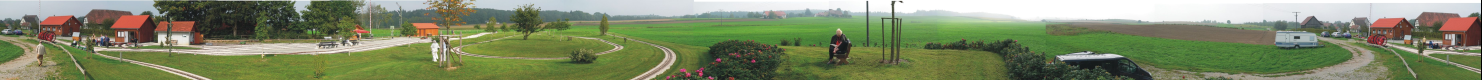
#> input picture dkClub/img/bild360.jpg, 7407 x 400 px (shown at 1/5 size); its folder holds 2 pictures in this run
$ python generate_album.py ../../img ../../img/dampff2011.jpg   (Python 2 division)   (older library calls are emulated)
#> lines starting #> are read from the running program, lines starting #| are printed output that depends on the picture
#!/usr/bin/env python
# -*- coding: utf-8 -*-

import os
import sys
import Image

def get_size(size, org_size):
    w1 = size[0]
    w2 = org_size[0]

    h1 = size[1]
    h2 = org_size[1]

    scale_w = ((100.0 / w2) * w1)
    scale_h = ((100.0 / h2) * h1)

    if scale_w > 100 and scale_h > 100:
        return org_size

    elif scale_w == scale_h:
        return size

    elif scale_w > scale_h:
        w1 = ((w2 / 100.0) * scale_h)
        return (int(w1), int(h1))

    elif scale_h > scale_w:
        h1 = ((h2 / 100.0) * scale_w)
        return (int(w1), int(h1))

if len(sys.argv) != 3:
    print "Falsche Parameter\n\t-Bilderordner\n\t-Albumname"
    sys.exit()

if not os.path.isdir(sys.argv[1]):
    print "Bilderordner ist kein Verzeichnis"

files = os.listdir(sys.argv[1])
album_path = os.path.join(sys.path[0], sys.argv[2])
if not os.path.isdir(album_path):
    os.mkdir(album_path)

for name in files:
    ext = os.path.splitext(name)[1].lower()
    if ext in [".jpg", ".jpeg", ".jpe", ".png", ".tiff"]:
        print "bearbeite Bild: ", name
        path = os.path.join(sys.argv[1], name)
        image = Image.open(path)
#> image is the input picture: PIL image 7407x400 RGB; mean R, G, B 126.8, 137.5, 103.8
        thumb_size = get_size((120, 90), image.size)
#> thumb_size = (120, 6)
        image_size = get_size((800, 600), image.size)
#> image_size = (800, 43)
        print "SIZE1:", thumb_size
#| SIZE1: (120, 6)
        thumb = image.resize(thumb_size, Image.ANTIALIAS)
        new_image = image.resize(image_size, Image.ANTIALIAS)
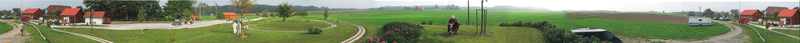
#> new_image: PIL image 800x43 RGB; mean R, G, B 126.8, 137.5, 103.7

        thumb.save(os.path.join(album_path, "thumb_" + name))
        new_image.save(os.path.join(album_path, name))
#> pass 2 of the loop `for name in files:`:
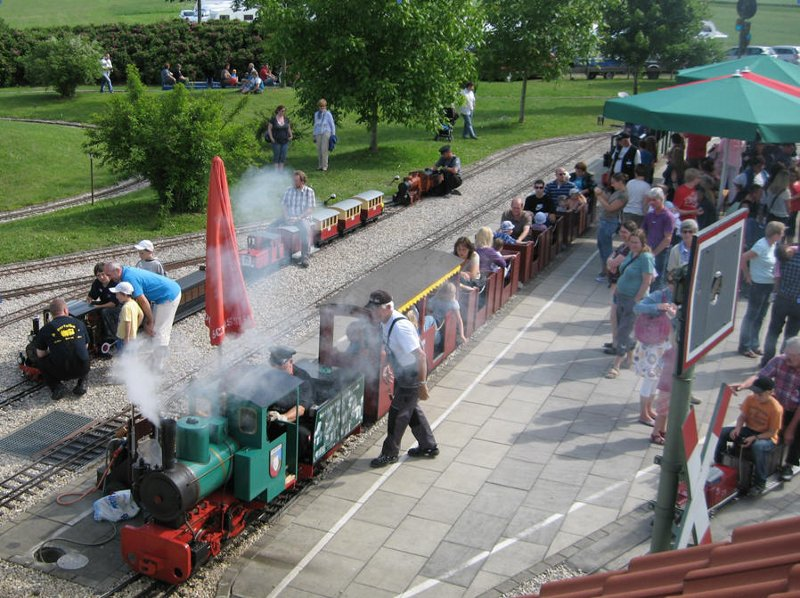
#> input picture dkClub/img/dampff2011.jpg, 800 x 598 px
#> image is the input picture: PIL image 800x598 RGB; mean R, G, B 107.4, 112.1, 102.9
#| SIZE1: (120, 89)
#> `thumb = image.resize(thumb_size, Image.ANTIALIAS)`:
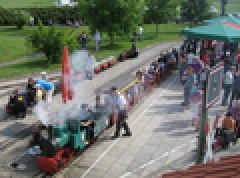
#> thumb: PIL image 120x89 RGB (shown 2 times larger); mean R, G, B 107.4, 112.1, 102.9
